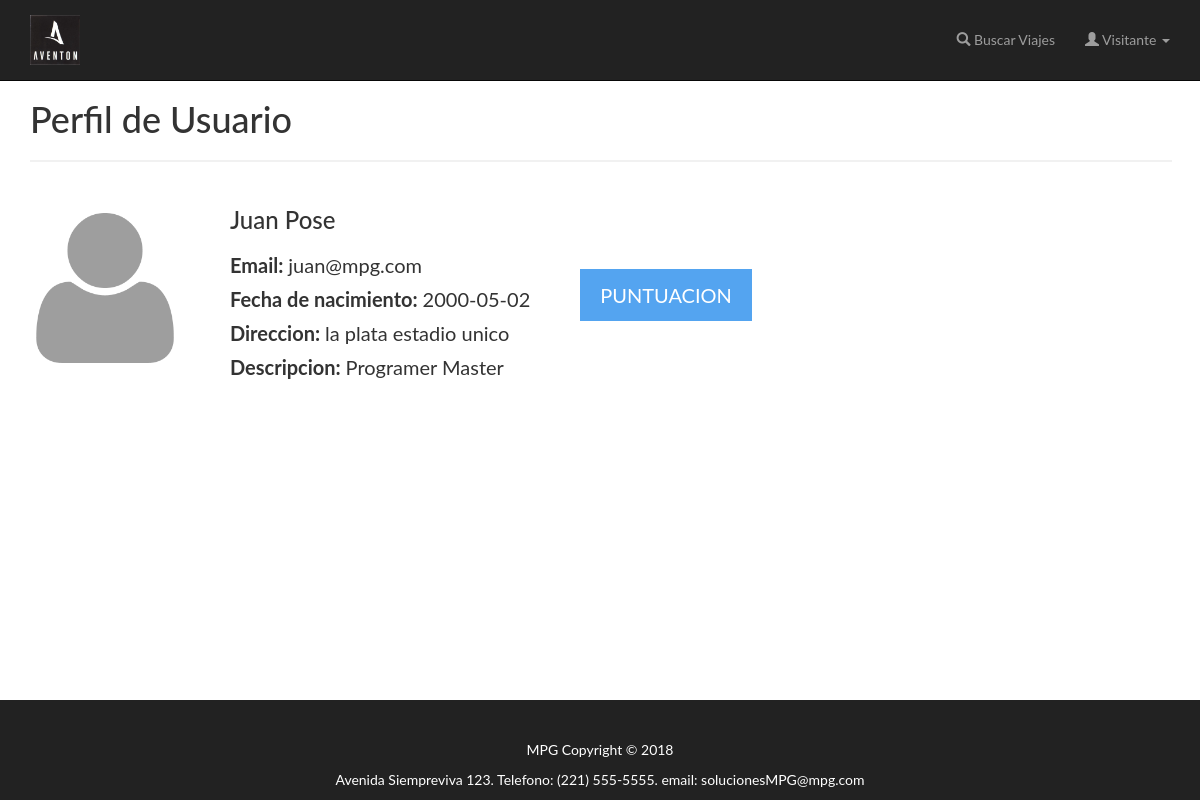
The app's page /verPerfil-api.php?idUser=2 with its own data.
### tables this page shows
CREATE TABLE IF NOT EXISTS `usuarios` (
  `idUsuario` int(11) NOT NULL AUTO_INCREMENT,
  `email` varchar(45) DEFAULT NULL,
  `password` varchar(45) DEFAULT NULL,
  `nombre` varchar(45) DEFAULT NULL,
  `apellido` varchar(45) DEFAULT NULL,
  `fechaNac` date DEFAULT NULL,
  `direccion` varchar(45) DEFAULT NULL,
  `descripcion` varchar(45) DEFAULT NULL,
  `puntuacion` int(11) NOT NULL,
  `estado` int(11) DEFAULT NULL,
  PRIMARY KEY (`idUsuario`)
);

### conexion.php (called while the page is built, shortened)
<?php
class conexion {
	function consultarABD($aConsulta){
  	$servername = "localhost";
  	$username = "root";
  	$password = "";
  	$dbname = "barudb";
  	$conn = mysqli_connect($servername, $username, $password, $dbname);
  	$result = $conn->query($aConsulta);
  	return $result;
	}
}
 ?>

### verPerfil-api.php (the view, shortened to what this page needs)
<html lang="en" dir="ltr">
<head>
   <?php include "navbar.php" ?>
   <link rel="stylesheet" href="https://maxcdn.bootstrapcdn.com/bootstrap/3.3.7/css/bootstrap.min.css">
   <link rel="stylesheet" href="./css/styleexample.css">
</head>
<?php
include "conexion.php";
$id = $_GET['idUser'];
echo "<body>";
  echo "<form >";
     echo "<div class=\"container\">";
       echo "<h1 class='margin-top-30'>Perfil de Usuario</h1>";
       echo "<hr>";
       echo "<div class=\"datos\">";
          $conn= new conexion();
          $consulta= "SELECT * FROM  usuarios WHERE idUsuario = '$id'";
          $resultado = $conn->consultarABD($consulta);
          $row = mysqli_fetch_assoc($resultado) ;
          $consulta1 = "SELECT puntuacion
                        FROM usuarios
                        WHERE usuarios.idUsuario = '$id'";
          $resultado1 = $conn->consultarABD($consulta1);
          $puntos = mysqli_fetch_assoc($resultado1);
          echo "<table>";
          echo "<tr style=\"border: none;\">";
            echo "<td>";
              echo"<img src=\"user.png\" width=\"150\" height=\"150\"/>";
            echo "</td>";
            echo "<td>";
            echo "<ul class='perfil' style=\"border: none;width:100%;list-style:none\">";
              echo "<li><b><h3> ".$row["nombre"]." ".$row["apellido"]."<h3></b></li>";
              echo "<li><b>Email: </b>".$row["email"]."</li>";
              echo "<li><b>Fecha de nacimiento: </b>".$row["fechaNac"]."</li>";
              echo "<li><b>Direccion: </b>".$row["direccion"]."</li>";
              echo "<li><b>Descripcion: </b>".$row["descripcion"]."</li>";
            echo "</ul>";
            echo "</td>";
            echo "<td>";
              echo "<ul style=\"border: none;width:100%;list-style:none\">";
              echo "<li style=\"color: white;\">-</li>";
              echo "<li><button type=\"button\" onclick=\"puntuacionUsuario(".$puntos['puntuacion'].")\"style=\"border: none; background-color: #429BEF; opacity: 0.9;color: white;padding: 14px 20px;\">PUNTUACION</button></li>";
              echo "</ul>";
            echo "</td>";
          echo "</tr>";
          echo "</table>";
          echo "<br>";
       ?>
       </div>
      </div>
    </form>
    <?php echo imprimir_footer(); ?>
  </body>
  </html>

### css/styleexample.css (style rules this page uses)
html { position: relative; min-height: 100%; }
body { font-family: "Lato"; padding-top: 70px; margin: 0 auto 150px; }
.perfil li { margin: 10px; font-size: 20px; }
tbody tr { font-size: 20px; }
.margin-top-30 { margin-top: 30px; }
hr { border: 1px solid #f1f1f1; margin-bottom: 25px; width: 100%; }

### records on screen
usuarios: nombre "Juan", apellido "Pose", email "juan@mpg.com", fechaNac "2000-05-02", direccion "la plata estadio unico", descripcion "Programer Master"
